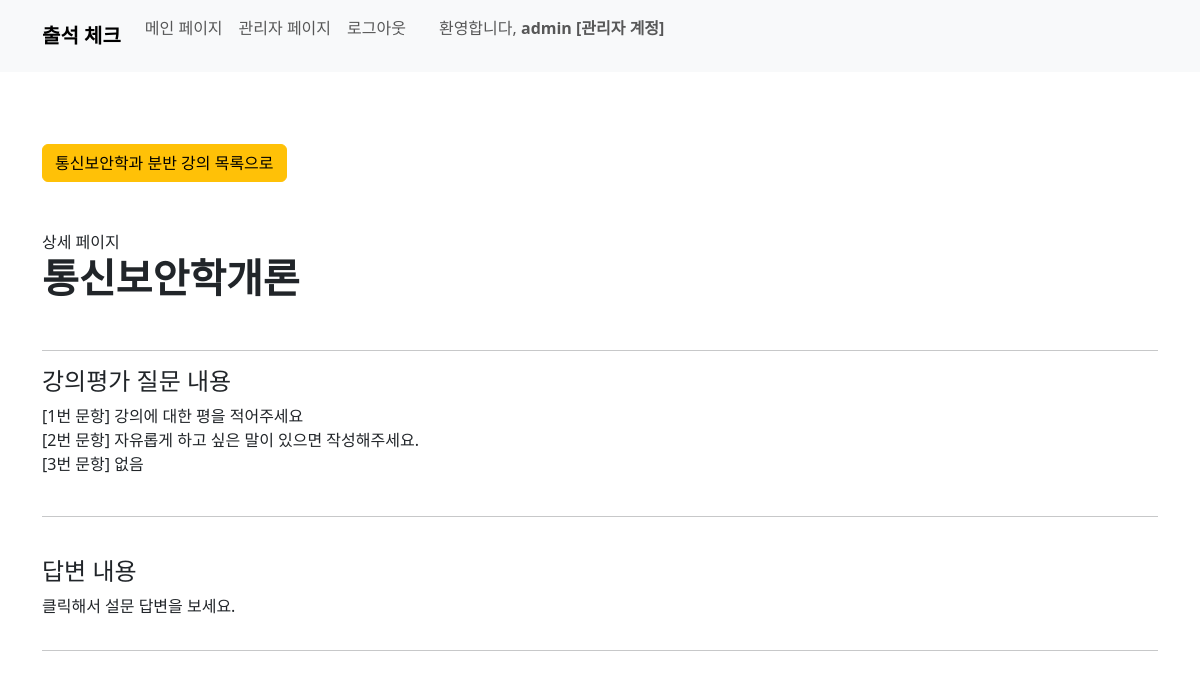
Page /survey/detail/3/ (signed in) on the earlier database version.
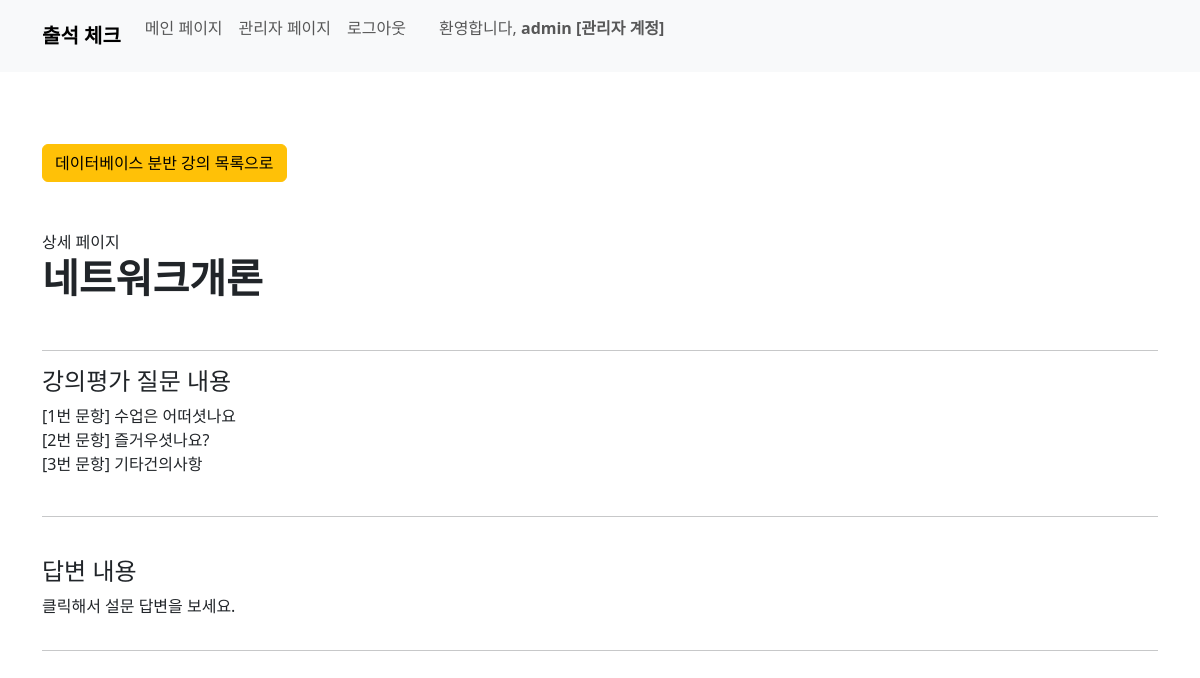
Same page on the later database version.
### user/models.py (models this page shows, shortened)
class Division(models.Model):
    name = models.CharField(max_length=50)

### course/models.py (models this page shows, shortened)
class Course(models.Model):
    course_name = models.CharField(max_length=50)
    teacher_name = models.CharField(max_length=20)
    division_name = models.ForeignKey(Division, on_delete=models.CASCADE)
    start_date = models.DateField()
    start_at = models.TimeField()
    end_at = models.TimeField()
    hours = models.IntegerField()

### survey/models.py (models this page shows, shortened)
class Survey(models.Model):
    course_id = models.OneToOneField(Course, on_delete=models.CASCADE)
    question1 = models.CharField(max_length=100)
    question2 = models.CharField(max_length=100, blank=True)
    question3 = models.CharField(max_length=100, blank=True)

### survey/views.py (the view)
# urls.py: path('detail/<int:pk>/', views.survey_detail, name='survey_detail'),
@user_passes_test(lambda u: u.is_staff, login_url='/') # 권한 없으면 홈으로
def survey_detail(request, pk):
    survey = None
    course = None
    divison = None
    survey_reply = None
    try:
        survey = Survey.objects.get(course_id=pk)
        course = Course.objects.get(pk=survey.course_id.pk)
        division = Division.objects.get(pk=course.division_name_id)
    except Survey.DoesNotExist:
        pass
    except Course.DoesNotExist:
        pass
    if survey is not None:
        survey_reply = SurveyReply.objects.filter(survey_id = survey.pk)
    context = {
        'survey': survey,
        'course': course,
        'division': division,
        'survey_reply': survey_reply,
        }
    return render(request, 'survey/survey_detail.html', context)

### survey/templates/survey/survey_detail.html (shortened to what this page needs)
{% load static %}
{% load django_bootstrap5 %}
{% bootstrap_css %}
<!DOCTYPE html>
<html>
<head>
</head>
<body>
  {% include 'home/navbar.html' %}
  <br><br><br>
    <div class="container">
      <a class="btn btn-warning" href="{% url 'survey:survey_list' division.pk %}" role="button"> {{division.name}} 분반 강의 목록으로 </a>
      <br><br><br>
      상세 페이지
      <h1><b>{{ course.course_name }}</b></h1>
      <br>
        <hr>
        <h4> 강의평가 질문 내용 </h4>
        {% if survey.question1 %}
            [1번 문항] {{ survey.question1 }}
            <br>
        {% else %}
            [1번 문항] 없음
            <br>
        {% endif %}
        {% if survey.question2 %}
            [2번 문항] {{ survey.question2 }}
            <br>
        {% else %}
            [2번 문항] 없음
            <br>
        {% endif %}
        {% if survey.question3 %}
            [3번 문항] {{ survey.question3 }}
            <br>
        {% else %}
            [3번 문항] 없음
            <br>
        {% endif %}
        <br>
        <hr>
        <br>
        <div class="list-group">
          <h4> 답변 내용 </h4>
          <p>클릭해서 설문 답변을 보세요.</p>
        </div>
        <hr>
  </div>
</body>
</html>

Differences in the rows shown:
removed Division: name "통신보안학과"
now on this page (row edited): Division: name "데이터베이스"
changed Course: course_name "통신보안학개론" → "네트워크개론"
changed Survey: question1 "강의에 대한 평을 적어주세요" → "수업은 어떠셧나요"; question2 "자유롭게 하고 싶은 말이 있으면 작성해주세요." → "즐거우셧나요?"; question3 (not shown) → "기타건의사항"
Other differences:
text no longer shown: "[3번 문항] 없음"
text now shown: "[3번 문항]"
